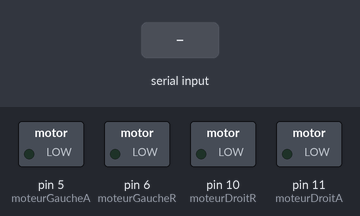
The sketch below on a simulated Arduino Uno, built with avr-gcc and run on an emulated ATmega328P. Parts: switched loads named in the sketch (green lamp = pin HIGH). The test bench sets the inputs (shaded band).

Above: at 1.2 s.
1.3 s: "a" received over Serial
At 1.8 s:
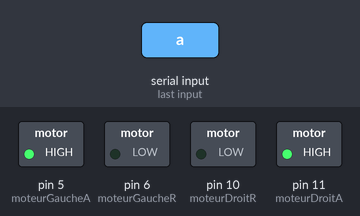
2.8 s: "z" received over Serial
At 4.5 s:
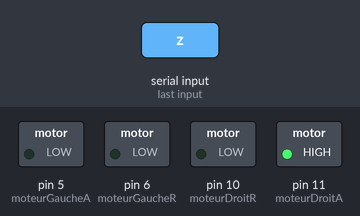
4.8 s: "r" received over Serial
At 6.1 s:
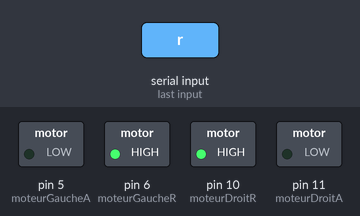
6.8 s: "x" received over Serial
At 7.6 s:
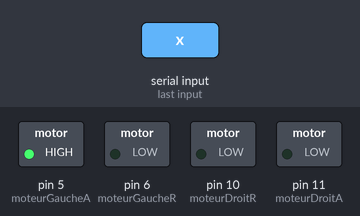
8.8 s: "g" received over Serial
At 10.3 s:
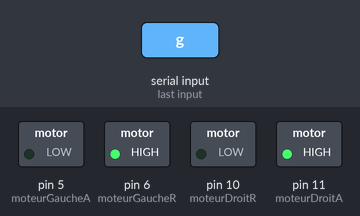
10.8 s: "d" received over Serial
At 11.4 s:
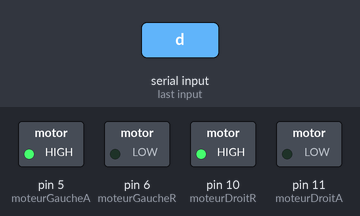
Timing chart, 0 to 13.3 s (numbered marks = the images above; inputs shaded):
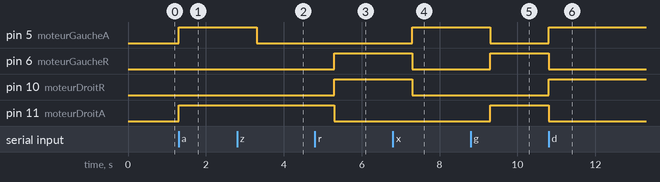

Measured:
- after the input at 1.3 s, pin 5 (moteurGaucheA), pin 11 (moteurDroitA): LOW → HIGH at once
- after the input at 2.8 s, pin 5 (moteurGaucheA): HIGH → LOW after 0.50 s
- after the input at 4.8 s, pin 6 (moteurGaucheR), pin 10 (moteurDroitR): LOW → HIGH after 0.50 s; pin 11 (moteurDroitA): HIGH → LOW after 0.50 s
- after the input at 6.8 s, pin 5 (moteurGaucheA): LOW → HIGH after 0.50 s; pin 6 (moteurGaucheR), pin 10 (moteurDroitR): HIGH → LOW after 0.50 s
- after the input at 8.8 s, pin 5 (moteurGaucheA): HIGH → LOW after 0.50 s; pin 6 (moteurGaucheR), pin 11 (moteurDroitA): LOW → HIGH after 0.50 s
- after the input at 10.8 s, pin 5 (moteurGaucheA), pin 10 (moteurDroitR): LOW → HIGH at once; pin 6 (moteurGaucheR), pin 11 (moteurDroitA): HIGH → LOW at once

The sketch:

Robot_1.ino
```cpp
const int moteurGaucheA = 5;
const int moteurGaucheR = 6;
const int moteurDroitA = 11;
const int moteurDroitR = 10;

char valSerie;

void setup()
{
  // put your setup code here, to run once:
  Serial.begin(9600);

  pinMode(moteurGaucheA, OUTPUT);
  pinMode(moteurGaucheR, OUTPUT);
  pinMode(moteurDroitA, OUTPUT);
  pinMode(moteurDroitR, OUTPUT);
}

void avancer()
{
  digitalWrite(moteurGaucheA, HIGH);
  digitalWrite(moteurGaucheR, LOW);
  digitalWrite(moteurDroitA, HIGH);
  digitalWrite(moteurDroitR, LOW);
  delay(1000);
}

void gauche()
{
  digitalWrite(moteurGaucheA, LOW);
  digitalWrite(moteurGaucheR, LOW);
  digitalWrite(moteurDroitA, HIGH);
  digitalWrite(moteurDroitR, LOW);
  delay(1000);
}
void droite()
{
  digitalWrite(moteurGaucheA, HIGH);
  digitalWrite(moteurGaucheR, LOW);
  digitalWrite(moteurDroitA, LOW);
  digitalWrite(moteurDroitR, LOW);
  delay(1000);
}
void reculer()
{
  digitalWrite(moteurGaucheA, LOW);
  digitalWrite(moteurGaucheR, HIGH);
  digitalWrite(moteurDroitA, LOW);
  digitalWrite(moteurDroitR, HIGH);
  delay(1000);
}
void arreter()
{
  digitalWrite(moteurGaucheA, LOW);
  digitalWrite(moteurGaucheR,LOW );
  digitalWrite(moteurDroitA, LOW);
  digitalWrite(moteurDroitR, LOW);
  delay(2000);
}
void pivoterGauche()
{
  digitalWrite(moteurGaucheA, LOW);
  digitalWrite(moteurGaucheR, HIGH);
  digitalWrite(moteurDroitA, HIGH);
  digitalWrite(moteurDroitR, LOW);

}
void pivoterDroite()
{
  digitalWrite(moteurGaucheA, HIGH);
  digitalWrite(moteurGaucheR, LOW);
  digitalWrite(moteurDroitA, LOW);
  digitalWrite(moteurDroitR, HIGH);
  delay(500);
}

void loop()
{
  // put your main code here, to run repeatedly:
  if(Serial.available())
  valSerie = Serial.read();

  if(valSerie == 'a')
  avancer();
  else if(valSerie == 'z')
  gauche();
  else if(valSerie == 'r')
  reculer();
  else if(valSerie == 'x')
  droite();
  else if(valSerie == 'k')
  arreter();
  else if(valSerie == 'g')
  pivoterGauche();
  else if(valSerie == 'd')
  pivoterDroite();
}
```
